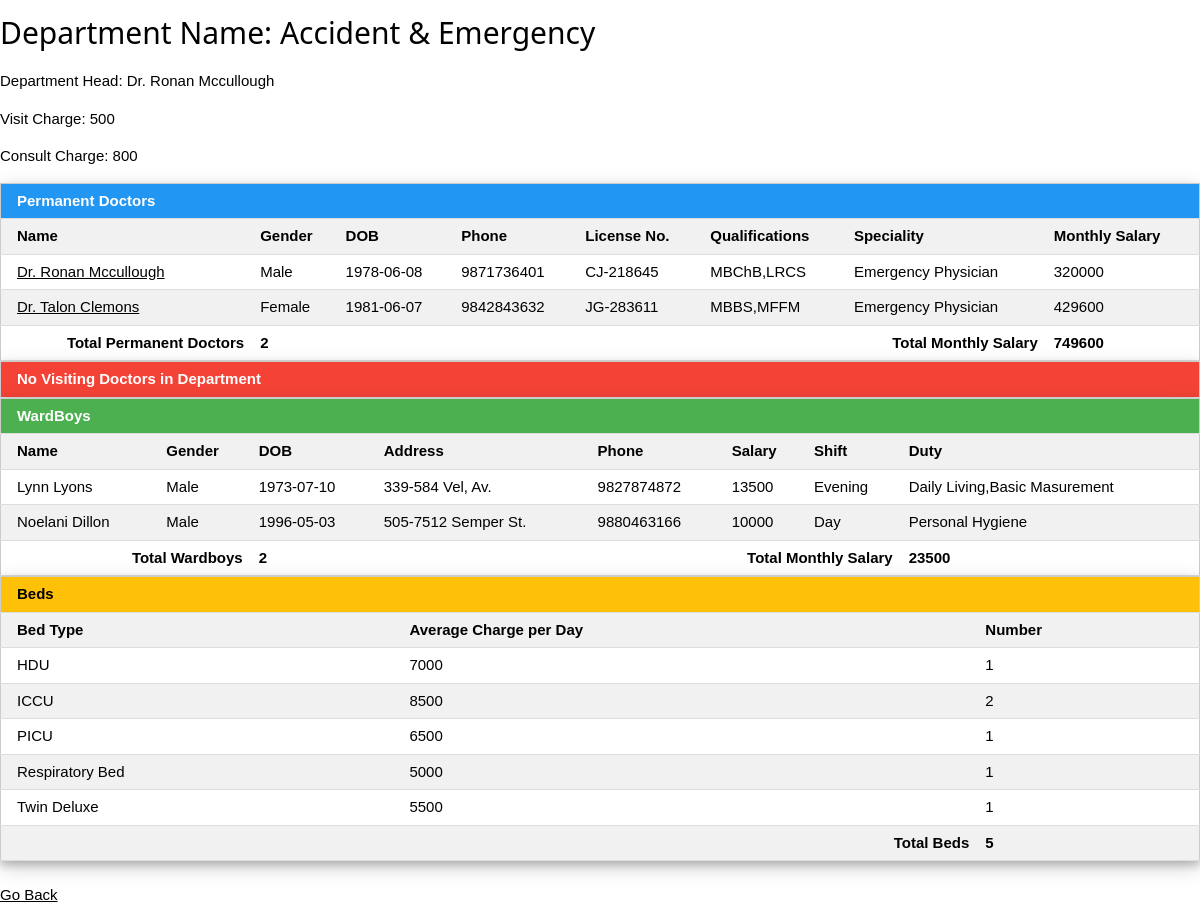
Screenshot of /getdept.php?q=2 with the database file from the repository.
### tables this page shows
CREATE TABLE `department` (
  `dept_id` int(3) NOT NULL,
  `dept_name` varchar(30) NOT NULL,
  `dept_head` int(4) DEFAULT NULL,
  `staff_head` int(4) DEFAULT NULL,
  `d_visit_charge` int(5) DEFAULT NULL,
  `d_consult_charge` int(5) DEFAULT NULL
);

CREATE TABLE `doctor` (
  `d_id` int(4) NOT NULL,
  `d_name` varchar(30) NOT NULL,
  `d_gender` varchar(10) NOT NULL,
  `d_dob` date NOT NULL,
  `d_addr` varchar(100) NOT NULL,
  `d_phone` bigint(15) NOT NULL,
  `d_license` varchar(30) NOT NULL,
  `d_qual` varchar(30) NOT NULL,
  `d_type` varchar(10) NOT NULL,
  `d_dept` int(3) DEFAULT NULL
);

CREATE TABLE `d_perm` (
  `d_id` int(4) NOT NULL,
  `d_monthly_sal` int(10) NOT NULL,
  `speciality` varchar(30) DEFAULT NULL
);

CREATE TABLE `s_wardboy` (
  `s_id` int(4) NOT NULL,
  `dept_id` int(3) NOT NULL,
  `duty` varchar(30) DEFAULT NULL
);

CREATE TABLE `staff` (
  `s_id` int(4) NOT NULL,
  `s_name` varchar(30) NOT NULL,
  `s_gender` varchar(10) NOT NULL,
  `s_dob` date NOT NULL,
  `s_addr` varchar(100) NOT NULL,
  `s_phone` bigint(15) DEFAULT NULL,
  `s_sal` int(5) NOT NULL,
  `s_type` varchar(15) NOT NULL,
  `shift` varchar(11) DEFAULT NULL
);

### getdept.php (the view, shortened to what this page needs)
<!DOCTYPE html>
<html>
<head>
<link href="css/w3.css" rel="stylesheet">
</head>
<body>
<?php
$dept = intval($_GET['q']);
$bcount=0;
$link = mysqli_connect("localhost","root","","nurhome");
$sql1="SELECT * from department INNER JOIN doctor ON department.dept_head = doctor.d_id WHERE dept_id ='$dept'" ;
$res1 = mysqli_query($link,$sql1);
$row1=mysqli_fetch_array($res1);
echo "<h2>Department Name: ".$row1["dept_name"]."</h2>";
if($row1["d_name"]!=NULL)
{
	echo "<p>Department Head: ".$row1["d_name"]." </p>";
}
else
{	echo "<p>Department Head: Not Assigned </p>";}
echo "<p>Visit Charge: ".$row1["d_visit_charge"]."</p>";
echo "<p>Consult Charge: ".$row1["d_consult_charge"]."</p>";
$sql2="SELECT * from doctor INNER JOIN d_perm ON doctor.d_id = d_perm.d_id WHERE d_dept ='$dept' AND d_type='Perm'" ;
$res2 = mysqli_query($link,$sql2);
echo "<table class='w3-table-all w3-card-4'>";
if(mysqli_num_rows($res2) > 0)
{
	echo "
	<tr class='w3-blue'>
		<th colspan='8'>Permanent Doctors</th>
	</tr>
	<tr>
		<th>Name</th>
		<th>Gender</th>
		<th>DOB</th>
		<th>Phone</th>
		<th>License No.</th>
		<th>Qualifications</th>
		<th>Speciality</th>
		<th>Monthly Salary</th>
	</tr>";
while($row2 = mysqli_fetch_array($res2)) {
    echo "<tr>";
    	echo "<td><a href='getdoc.php?q=".$row2['d_id']."'>" . $row2['d_name'] . "</a></td>";
    	echo "<td>" . $row2['d_gender'] . "</td>";
    	echo "<td>" . $row2['d_dob'] . "</td>";
    	echo "<td>" . $row2['d_phone'] . "</td>";
    	echo "<td>" . $row2['d_license'] . "</td>";
		echo "<td>" . $row2['d_qual'] . "</td>";
    	echo "<td>" . $row2['speciality'] . "</td>";
    	echo "<td>" . $row2['d_monthly_sal'] . "</td>";
    echo "</tr>";
	}
	$sql21="SELECT SUM(d_monthly_sal),COUNT(*) FROM doctor INNER JOIN d_perm ON doctor.d_id=d_perm.d_id WHERE d_dept ='$dept' ";
	$res21 = mysqli_query($link,$sql21);
	$row21=mysqli_fetch_array($res21);
	echo "
	<tr>
		<th style='text-align:right'>Total Permanent Doctors</th>
		<th>".$row21[1]."</th>
		<th colspan='5' style='text-align:right'>Total Monthly Salary</th>
		<th>".$row21[0]."</th>
	</tr>
	</table>";
}
else {
echo"
	<tr class='w3-red'>
		<th colspan='8'>No Permanent Doctors in Department</th>
	</tr>
	</table>";}
$sql4="SELECT * from doctor INNER JOIN d_visit ON doctor.d_id = d_visit.d_id WHERE d_dept ='$dept' AND d_type='Visit'" ;
$res4 = mysqli_query($link,$sql4);
echo "<table class='w3-table-all w3-card-4'>";
if(mysqli_num_rows($res4) > 0)
{
	echo "
	<tr class='w3-light-blue'>
		<th colspan='8'>Visiting Doctors</th>
	</tr>
	<tr>
		<th>Name</th>
		<th>Gender</th>
		<th>DOB</th>
		<th>Phone</th>
		<th>License No.</th>
		<th>Qualifications</th>
		<th>Fee per Visit</th>
		<th>Fee per Consult</th>
	</tr>";
while($row4 = mysqli_fetch_array($res4)) {
    echo "<tr>";
    	echo "<td> <a href='getdoc.php?q=".$row4['d_id']."'>" . $row4['d_name'] . "</a></td>";
    	echo "<td>" . $row4['d_gender'] . "</td>";
    	echo "<td>" . $row4['d_dob'] . "</td>";
    	echo "<td>" . $row4['d_phone'] . "</td>";
    	echo "<td>" . $row4['d_license'] . "</td>";
		echo "<td>" . $row4['d_qual'] . "</td>";
    	echo "<td";
    	if($row4['d_fee_per_visit']>$row1["d_visit_charge"])
    		echo " class='w3-red' ";
    	echo ">" . $row4['d_fee_per_visit'] . "</td>";
    	echo "<td";
    	if($row4['d_fee_per_consult']>$row1["d_consult_charge"])
    		echo " class='w3-red' ";
    	echo ">" . $row4['d_fee_per_consult'] . "</td>";
    echo "</tr>";
	}
	$sql41="SELECT ROUND(AVG(d_fee_per_visit),0),ROUND(AVG(d_fee_per_consult),0),COUNT(*) FROM doctor INNER JOIN d_visit ON doctor.d_id=d_visit.d_id WHERE d_dept ='$dept' ";
	$res41 = mysqli_query($link,$sql41);
	$row41=mysqli_fetch_array($res41);
	echo "
	<tr>
		<th style='text-align:right'>Total Temporary Doctors</th>
		<th>".$row41[2]."</th>
		<th colspan='2' style='text-align:right'>Average Visit Charge</th>
		<th>".$row41[0]."</th>
		<th colspan='2' style='text-align:right'>Average Consult Charge</th>
		<th>".$row41[1]."</th>
	</tr>
	</table>";
}
else {
echo"
	<tr class='w3-red'>
		<th colspan='8'>No Visiting Doctors in Department</th>
	</tr>
	</table>";}
$sql3="SELECT * from s_wardboy INNER JOIN staff ON s_wardboy.s_id = staff.s_id WHERE dept_id ='$dept' ORDER BY duty" ;
$res3 = mysqli_query($link,$sql3);
echo "<table class='w3-table-all w3-card-4'>";
if(mysqli_num_rows($res3) > 0)
{
	echo "
	<tr class='w3-green'>
		<th colspan='8'>WardBoys</th>
	</tr>
	<tr>
		<th>Name</th>
		<th>Gender</th>
		<th>DOB</th>
		<th>Address</th>
		<th>Phone</th>
		<th>Salary</th>
		<th>Shift</th>
		<th>Duty</th>
	</tr>";
while($row3 = mysqli_fetch_array($res3)) {
    echo "<tr>";
    	echo "<td>" . $row3['s_name'] . "</td>";
    	echo "<td>" . $row3['s_gender'] . "</td>";
    	echo "<td>" . $row3['s_dob'] . "</td>";
    	echo "<td>" . $row3['s_addr'] . "</td>";
    	echo "<td>" . $row3['s_phone'] . "</td>";
    	echo "<td>" . $row3['s_sal'] . "</td>";
		echo "<td>" . $row3['shift'] . "</td>";
		echo "<td>" . $row3['duty'] . "</td>";
    echo "</tr>";
	}
	$sql31="SELECT SUM(s_sal),COUNT(*) FROM s_wardboy INNER JOIN staff ON s_wardboy.s_id = staff.s_id WHERE dept_id ='$dept' ";
	$res31 = mysqli_query($link,$sql31);
	$row31=mysqli_fetch_array($res31);
	echo "
	<tr>
		<th colspan='2' style='text-align:right'>Total Wardboys</th>
		<th>".$row31[1]."</th>
		<th colspan='4' style='text-align:right'>Total Monthly Salary</th>
		<th>".$row31[0]."</th>
	</tr>
	</table>";
}
else {
echo"
	<tr class='w3-red'>
		<th colspan='8'>No Wardboys assigned to Department</th>
	</tr>
	</table>";}
$sql5="SELECT b_type, COUNT(*), ROUND(AVG(b_charge),0) FROM bed WHERE dept_id='$dept' GROUP BY b_type";
$res5=mysqli_query($link,$sql5);;
echo "<table class='w3-table-all w3-card-4'>";
if(mysqli_num_rows($res5) > 0)
{
	echo "
	<tr class='w3-amber'>
		<th colspan='3'>Beds</th>
	</tr>
	<tr>
		<th>Bed Type</th>
		<th>Average Charge per Day</th>
		<th>Number</th>
	</tr>";
while($row5 = mysqli_fetch_array($res5)) {
    echo "<tr>";
    	echo "<td>" . $row5[0] . "</td>";
    	echo "<td>" . $row5[2] . "</td>";
    	echo "<td>" . $row5[1] . "</td>";
    echo "</tr>";$bcount++;
}
echo "
	<tr>
		<th colspan='2' style='text-align:right'>Total Beds</th>
		<th>".$bcount."</th>
	</tr>
	</table>";
}
else{
	echo"
	<tr class='w3-red'>
		<th colspan='3'>No Beds assigned to Department</th>
	</tr>
	</table>";
}
?>
<br><a href="view_dept.php">Go Back</a>
</body>
</html>

### css/w3.css (style rules this page uses)
* { -webkit-box-sizing:border-box;-moz-box-sizing:border-box;box-sizing:border-box }
html { -ms-text-size-adjust:100%;-webkit-text-size-adjust:100% }
body { margin:0 }
a { background-color:transparent }
html,body { font-family:Verdana,sans-serif;font-size:15px;line-height:1.5 }
html { overflow-x:hidden }
h1,h2,h3,h4,h5,h6,.w3-slim,.w3-wide { font-family:"Segoe UI",Arial,sans-serif }
h2 { font-size:30px }
h1,h2,h3,h4,h5,h6 { font-weight:400;margin:10px 0 }
a { color:inherit }
table { border-collapse:collapse;border-spacing:0;width:100%;display:table }
table,th,td { border:none }
.w3-table-all { border:1px solid #ccc }
.w3-bordered tr,.w3-table-all tr { border-bottom:1px solid #ddd }
.w3-table-all tr:nth-child(odd) { background-color:#fff }
.w3-table-all tr:nth-child(even) { background-color:#f1f1f1 }
.w3-table td,.w3-table th,.w3-table-all td,.w3-table-all th { padding:6px 8px;display:table-cell;text-align:left;vertical-align:top }
.w3-table th:first-child,.w3-table td:first-child,.w3-table-all th:first-child,.w3-table-all td:first-child { padding-left:16px }
.w3-card-4,.w3-hover-shadow:hover { box-shadow:0 4px 8px 0 rgba(0,0,0,0.2),0 6px 20px 0 rgba(0,0,0,0.19)!important }
.w3-amber,.w3-hover-amber:hover { color:#000!important;background-color:#ffc107!important }
.w3-blue,.w3-hover-blue:hover { color:#fff!important;background-color:#2196F3!important }
.w3-green,.w3-hover-green:hover { color:#fff!important;background-color:#4CAF50!important }
.w3-red,.w3-hover-red:hover { color:#fff!important;background-color:#f44336!important }

### rows the page displays
department: dept_name "Accident & Emergency", dept_head.d_name "Dr. Ronan Mccullough", d_visit_charge "500", d_consult_charge "800"
d_perm: d_id.d_name "Dr. Ronan Mccullough", d_id.d_gender "Male", d_id.d_dob "1978-06-08", d_id.d_phone "9871736401", d_id.d_license "CJ-218645", d_id.d_qual "MBChB,LRCS", speciality "Emergency Physician", d_monthly_sal "320000"
d_perm: d_id.d_name "Dr. Talon Clemons", d_id.d_gender "Female", d_id.d_dob "1981-06-07", d_id.d_phone "9842843632", d_id.d_license "JG-283611", d_id.d_qual "MBBS,MFFM", speciality "Emergency Physician", d_monthly_sal "429600"
s_wardboy: s_id.s_name "Lynn Lyons", s_id.s_gender "Male", s_id.s_dob "1973-07-10", s_id.s_addr "339-584 Vel, Av.", s_id.s_phone "9827874872", s_id.s_sal "13500", s_id.shift "Evening", duty "Daily Living,Basic Masurement"
s_wardboy: s_id.s_name "Noelani Dillon", s_id.s_gender "Male", s_id.s_dob "1996-05-03", s_id.s_addr "505-7512 Semper St.", s_id.s_phone "9880463166", s_id.s_sal "10000", s_id.shift "Day", duty "Personal Hygiene"

### other values shown
$row21[1] "2"
$row21[0] "749600"
$row31[1] "2"
$row31[0] "23500"
$row5[0] "HDU"
$row5[2] "7000"
$row5[1] "1"
$row5[0] "ICCU"
$row5[2] "8500"
$row5[1] "2"
$row5[0] "PICU"
$row5[2] "6500"
$row5[0] "Respiratory Bed"
$row5[2] "5000"
$row5[0] "Twin Deluxe"
